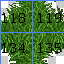

This is a level from a 2D game, rendered from its Tiled map with the project's own tilesets. A one-line summary and the complete map file follow:
An orthogonal 2x2 tile map with 32x32 px tiles, 1 tile layer (Tile Layer 1), 2 tilesets.

<map version="1.0" orientation="orthogonal" renderorder="left-down" width="2" height="2" tilewidth="32" tileheight="32" nextobjectid="1">
 <tileset firstgid="1" name="mountain_landscape" tilewidth="32" tileheight="32" tilecount="256" columns="16">
  <image source="mountain_landscape.png" width="512" height="512" />
 </tileset>
 <tileset firstgid="257" name="mountain_landscape_grid" tilewidth="32" tileheight="32" tilecount="256" columns="16">
  <image source="mountain_landscape_grid.png" width="513" height="513" />
 </tileset>
 <layer name="Tile Layer 1" width="2" height="2">
  <data>
   <tile gid="375" />
   <tile gid="376" />
   <tile gid="391" />
   <tile gid="392" />
  </data>
 </layer>
</map>
